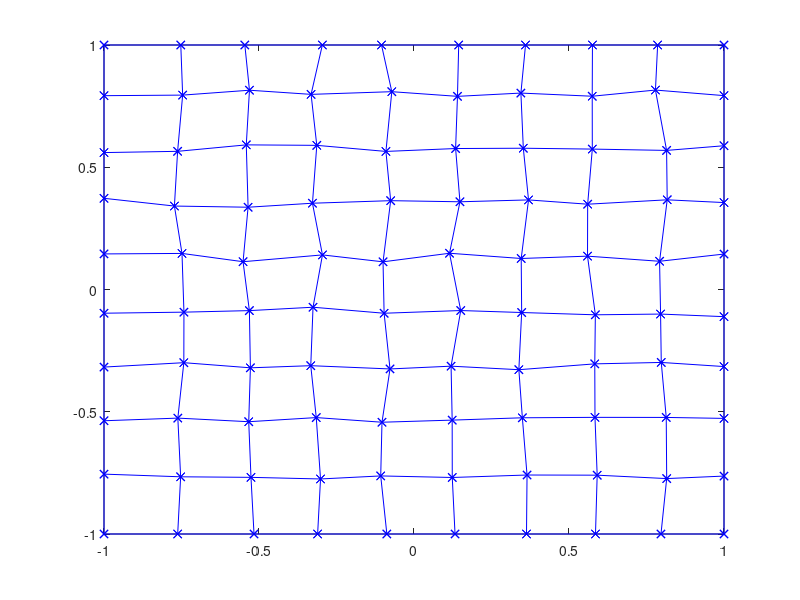

The MATLAB source for this figure:
%% Homework 5, Part 2
clc; close all; clear all;
%% Create perturbed grid
n_r = 10;
n_s = n_r;

% Uniform grid
r = linspace(-1,1,n_r);
s = linspace(-1,1,n_s);
[R,S] = meshgrid(r,s);

% Perturb grid
Rp = R + rand(n_r,n_s)/25; 
Sp = S + rand(n_r,n_s)/25;

% Clean up boundaries
Rp(:,1) = -1;
Rp(:,n_r) = 1;
Sp(1,:) = -1;
Sp(n_s,:) = 1;

plot(Rp,Sp, 'b-x', Rp', Sp', 'b-x')